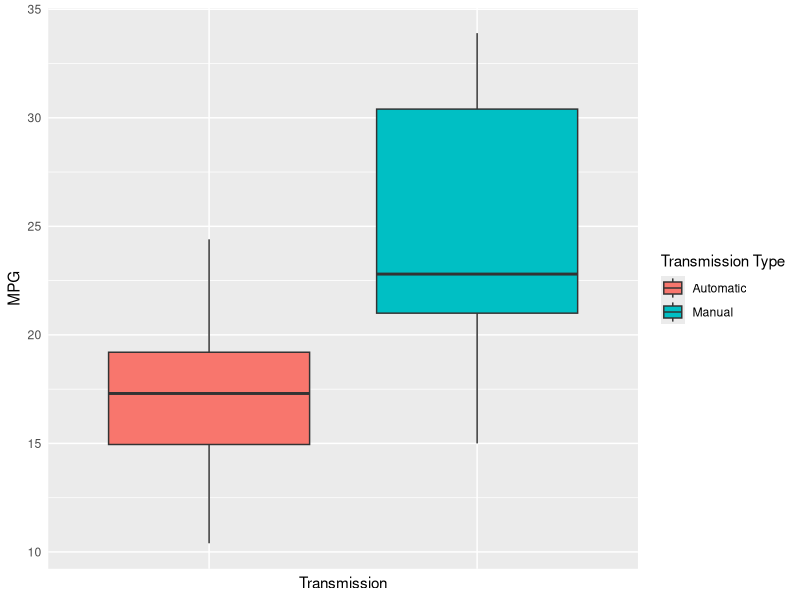
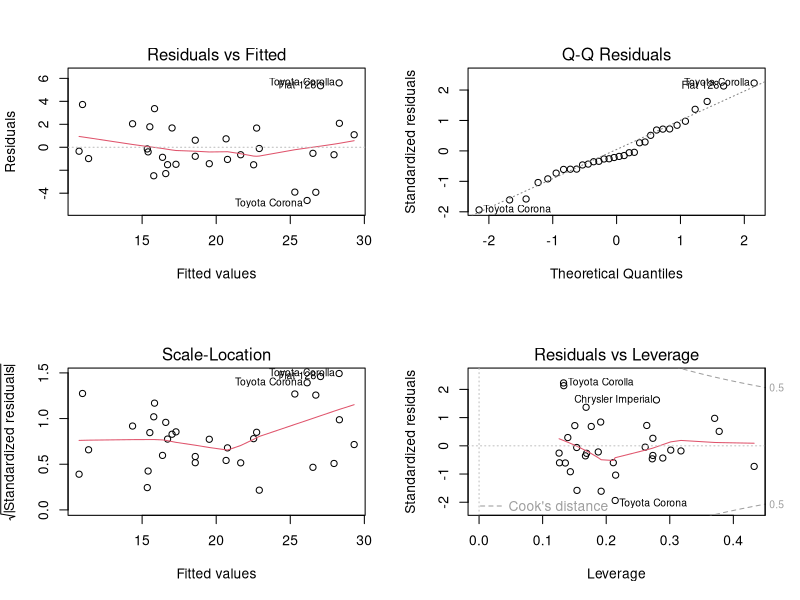

These charts were generated, in order, by the following R code:
## ---- chunk 1
fit1<-lm(mpg~am,data=mtcars)
summary(fit1)$coef
## ---- chunk 2
pval <- numeric(dim(mtcars)[2] - 2)
subcars <- subset(mtcars, select = c(-mpg,-am))
for (i in seq(dim(mtcars)[2] - 2)) {
    fit<-lm(mtcars[,names(mtcars) == 'am'] ~ subcars[,i])
    pval[i]=summary(fit)$coef[2,4]
}
names(subcars)[pval<0.05]
## ---- chunk 3
fit2<-update(fit1,mpg~am+cyl+disp+drat+wt+gear)
summary(fit2)$coef
## ---- chunk 4
fitAll<-lm(mpg~.,data=mtcars)
anova(fit1,fit2,fitAll)
## ---- chunk 5
library(ggplot2)
data(mtcars)

g <- ggplot(mtcars, aes(x = factor(am), y = mpg)) + 
     geom_boxplot(aes(fill=factor(am))) + 
     labs(x = 'Transmission', y = 'MPG') + 
     scale_fill_discrete(name='Transmission Type',
                         breaks=c('0', '1'),
                         labels=c('Automatic', 'Manual')) +
     theme(axis.ticks = element_blank(), axis.text.x = element_blank())
g
## ---- chunk 6
par(mfrow=c(2,2))
plot(fit2)
## ---- chunk 7
pval <- numeric(dim(mtcars)[2] - 2)
subcars <- subset(mtcars, select = c(-mpg,-am))
for (i in seq(dim(mtcars)[2] - 2)) {
    fit<-lm(mtcars[,names(mtcars) == 'am'] ~ subcars[,i])
    pval[i]=summary(fit)$coef[2,4]
}
names(subcars)[pval<0.05]
